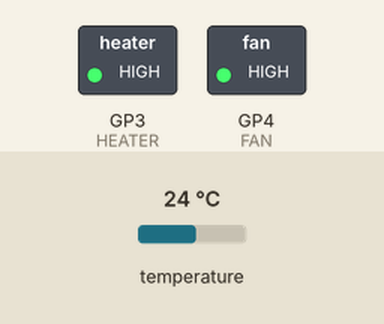
This sketch was run on a simulated Raspberry Pi Pico. Shown: switched loads named in the sketch (green lamp = pin HIGH). The inputs (shaded band) are chosen by the test bench; at power-on: temperature 24 °C. What the sketch prints to the serial monitor is not drawn.

Above: at 7.3 s.
7.4 s: temperature set to 22.5 °C
14.1 s: temperature set to 21.5 °C
At 19.2 s:
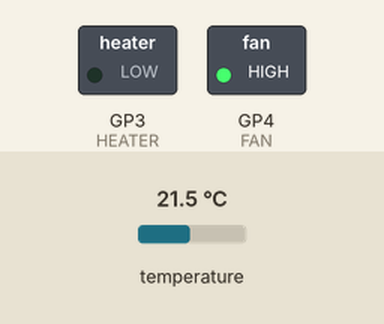
20.8 s: temperature set to 24.4 °C
27.5 s: temperature set to 25.8 °C
At 30.3 s:
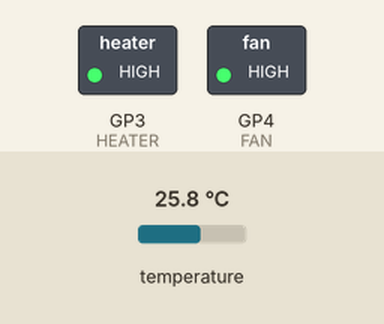
34.2 s: temperature set to 27.3 °C
40.9 s: temperature set to 28.9 °C
At 42.4 s:
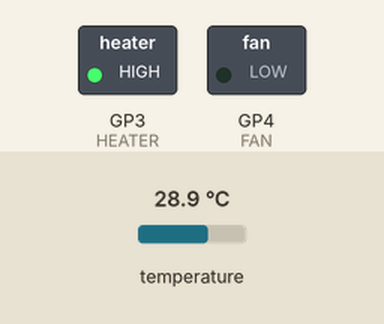
Timing chart, 0 to 43.9 s (numbered marks = the images above; inputs shaded):
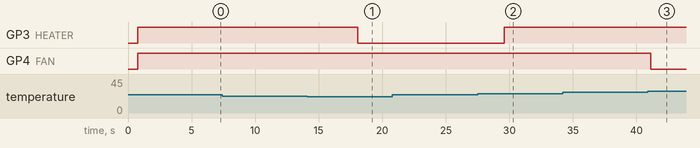

Measured:
- the behaviour switches between 22 and 21.9 °C on temperature (found by bisection; images 0 and 1)
- the behaviour switches between 25 and 25.1 °C on temperature (found by bisection; images 1 and 2)
- the behaviour switches between 28 and 28.1 °C on temperature (found by bisection; images 2 and 3)
- after the input at 7.4 s, every drawn part: stays the same
- after the input at 14.1 s, GP3 (HEATER): HIGH → LOW after 4.0 s
- after the input at 20.8 s, every drawn part: stays the same
- after the input at 27.5 s, GP3 (HEATER): LOW → HIGH after 2.1 s
- after the input at 34.2 s, every drawn part: stays the same
- after the input at 40.9 s, GP4 (FAN): HIGH → LOW after 0.23 s

The sketch:

heated-enclosure-controller.ino
```cpp
// pass variables from outside
#include "config.h"

// https://github.com/PaulStoffregen/OneWire
#include <OneWire.h>

// https://github.com/milesburton/Arduino-Temperature-Control-Library
#include <DallasTemperature.h>

#define ONE_WIRE_BUS 2 // sensor DS18B20 on digital pin 2
#define HEATER 3       // control of heater relais
#define FAN 4          // control of fan relais

OneWire oneWire(ONE_WIRE_BUS);
DallasTemperature sensors(&oneWire);
float measured_temperature;

bool heater_is_on = false;
bool fan_is_on = false;

void setup(void)
{
  Serial.begin(9600);
  sensors.begin();

  pinMode(HEATER, OUTPUT);
  pinMode(FAN, OUTPUT);
}

void loop(void)
{
  if (sensors.getDS18Count() == 0)
  {
    // Serial.print("null");
    heater_is_on = false;
    fan_is_on = false;
  }
  else
  {
    // there can be more than one temperature sensor on the databus
    sensors.requestTemperatures();
    measured_temperature = sensors.getTempCByIndex(0);
    Serial.print(measured_temperature);
    Serial.print(" ");

    if (measured_temperature < (TARGET_TEMPERATURE - ALLOWED_TEMPERATURE_DEVIATION))
    {
      heater_is_on = true;
    }
    if (measured_temperature > TARGET_TEMPERATURE)
    {
      heater_is_on = false;
    }
    if (measured_temperature > (TARGET_TEMPERATURE + ALLOWED_TEMPERATURE_DEVIATION))
    {
      fan_is_on = true;
    }
    if (measured_temperature < TARGET_TEMPERATURE)
    {
      fan_is_on = false;
    }

  }

  digitalWrite(HEATER, heater_is_on ? LOW : HIGH);
  digitalWrite(FAN, fan_is_on ? LOW : HIGH);

  delay(5000);
}
```

config.h
```cpp
#define CODEBASE_VERSION 2
#define TARGET_TEMPERATURE 25
#define ALLOWED_TEMPERATURE_DEVIATION 3
```
